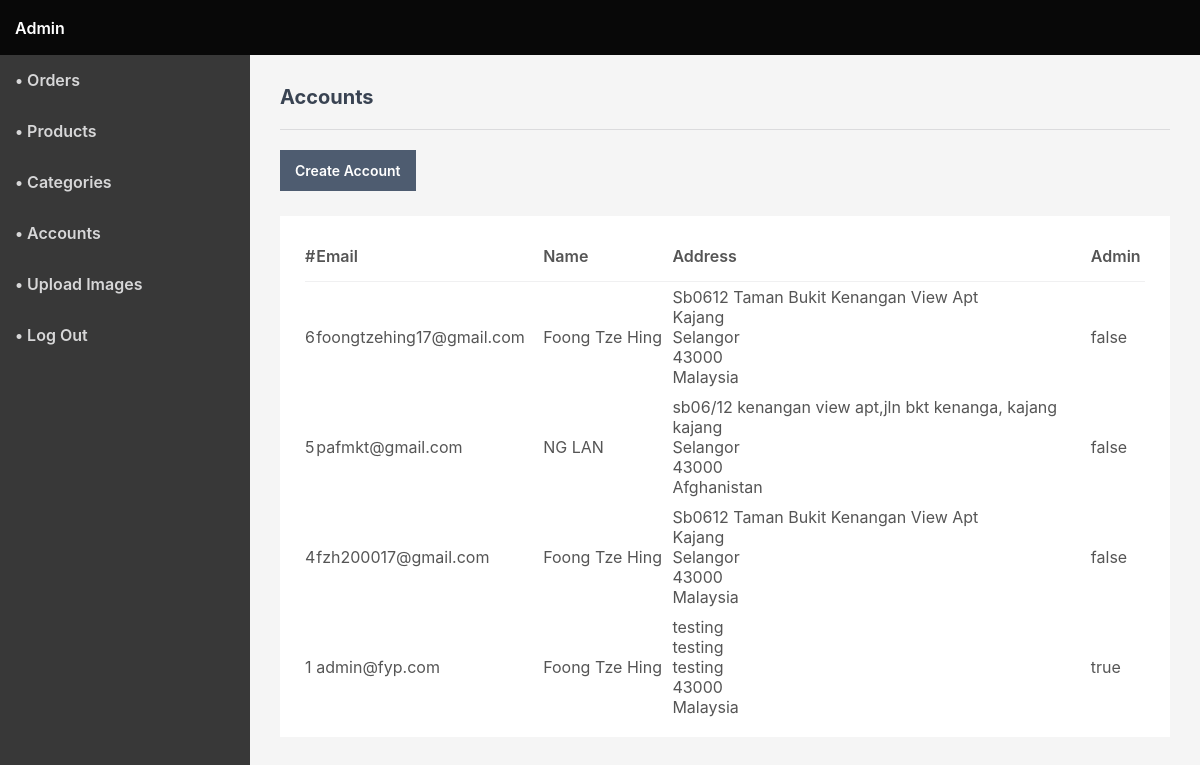
The app's page /admin/index.php?page=accounts (signed in) with its own data.
### tables this page shows
CREATE TABLE `accounts` (
  `id` int(11) NOT NULL,
  `email` varchar(255) NOT NULL,
  `password` varchar(255) NOT NULL,
  `first_name` varchar(100) NOT NULL,
  `last_name` varchar(100) NOT NULL,
  `address_street` varchar(255) NOT NULL,
  `address_city` varchar(100) NOT NULL,
  `address_state` varchar(100) NOT NULL,
  `address_zip` varchar(50) NOT NULL,
  `address_country` varchar(100) NOT NULL,
  `admin` tinyint(1) NOT NULL DEFAULT 0
);

### admin/index.php (called while the page is built, shortened)
<?php
include '../functions.php';
$pdo = pdo_connect_mysql();
$stmt = $pdo->prepare('SELECT * FROM accounts WHERE id = ?');
$stmt->execute([ $_SESSION['account_id'] ]);
$page = isset($_GET['page']) && file_exists($_GET['page'] . '.php') ? $_GET['page'] : 'orders';
include $page . '.php';
?>

### admin/accounts.php (the view, shortened to what this page needs)
<?php
$stmt = $pdo->prepare('SELECT * FROM accounts ORDER BY id DESC');
$stmt->execute();
$accounts = $stmt->fetchAll(PDO::FETCH_ASSOC);
?>
<?=template_admin_header('Accounts')?>
<h2>Accounts</h2>
<div class="links">
    <a href="index.php?page=account">Create Account</a>
</div>
<div class="content-block">
    <div class="table">
        <table>
            <thead>
                <tr>
                    <td class="responsive-hidden">#</td>
                    <td>Email</td>
                    <td>Name</td>
                    <td>Address</td>
                    <td>Admin</td>
                </tr>
            </thead>
            <tbody>
                <?php if (empty($accounts)): ?>
                <tr>
                    <td colspan="8" style="text-align:center;">There are no accounts</td>
                </tr>
                <?php else: ?>
                <?php foreach ($accounts as $account): ?>
                <tr class="details" onclick="location.href='index.php?page=account&id=<?=$account['id']?>'">
                    <td class="responsive-hidden"><?=$account['id']?></td>
                    <td><?=$account['email']?></td>
                    <td><?=$account['first_name']?> <?=$account['last_name']?></td>
                    <td>
                        <?=$account['address_street']?><br>
                        <?=$account['address_city']?><br>
                        <?=$account['address_state']?><br>
                        <?=$account['address_zip']?><br>
                        <?=$account['address_country']?><br>
                    </td>
                    <td><?=$account['admin']==1?'true':'false'?></td>
                </tr>
                <?php endforeach; ?>
                <?php endif; ?>
            </tbody>
        </table>
    </div>
</div>
<?=template_admin_footer()?>

### admin/admin.css (style rules this page uses)
* { box-sizing: border-box; font-family: -apple-system, BlinkMacSystemFont, "segoe ui", roboto, oxygen, ubuntu, cantarell, "fira sans", "droid sans", "helvetica neue", Arial, sans-serif; font-size: 16px; -webkit-font-smoothing: antialiased; -moz-osx-font-smoothing: grayscale; }
html { height: 100%; }
body { position: relative; min-height: 100%; color: #555555; background-color: #F5F5F5; margin: 0; }
h1, h2, h3, h4, h5 { color: #394352; margin: 0; padding: 0; }
main h2 { font-size: 20px; padding-bottom: 20px; border-bottom: 1px solid #dbdbdd; }
main .content-block { background-color: #fff; margin-top: 25px; padding: 15px; }
main .table { padding: 0 10px; }
main .table table { width: 100%; border-collapse: collapse; }
main .table table thead td { font-weight: 600; padding: 15px 0; }
main .table table thead tr { border-bottom: 1px solid #f0f0f1; }
main .table table tbody td { padding: 5px 0; }
main .table table .details { cursor: pointer; }
main .links { display: flex; flex-flow: wrap; padding-top: 20px; }
main .links a { display: inline-flex; text-decoration: none; background: #4e5c70; color: #FFFFFF; padding: 12px 15px; margin-right: 10px; font-size: 14px; font-weight: 600; }

### records on screen
accounts: id "6", email "foongtzehing17@gmail.com", first_name "Foong", last_name "Tze Hing", address_street "Sb0612 Taman Bukit Kenangan View Apt", address_city "Kajang", address_state "Selangor", address_zip "43000", address_country "Malaysia", admin "false"
accounts: id "5", email "pafmkt@gmail.com", first_name "NG", last_name "LAN", address_street "sb06/12 kenangan view apt,jln bkt kenanga, kajang", address_city "kajang", address_state "Selangor", address_zip "43000", address_country "Afghanistan", admin "false"
accounts: id "4", email "fzh200017@gmail.com", first_name "Foong", last_name "Tze Hing", address_street "Sb0612 Taman Bukit Kenangan View Apt", address_city "Kajang", address_state "Selangor", address_zip "43000", address_country "Malaysia", admin "false"
accounts: id "1", email "admin@fyp.com", first_name "Foong", last_name "Tze Hing", address_street "testing", address_city "testing", address_state "testing", address_zip "43000", address_country "Malaysia", admin "true"
